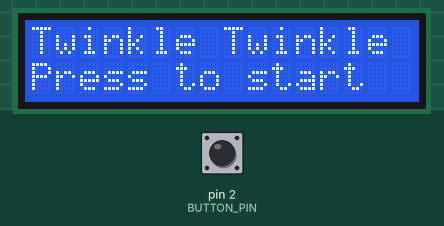
Bench run of a sketch on a simulated Arduino Uno, built with avr-gcc and run on an emulated ATmega328P. On the bench: 16×2 character LCD. The inputs (shaded band) are chosen by the test bench; at power-on: pin 2 (BUTTON_PIN) HIGH. What the sketch prints to the serial monitor is not drawn.

Above: at 1.2 s.
1.3 s: pin 2 (BUTTON_PIN) pulled LOW for 0.15 s
At 2.4 s:
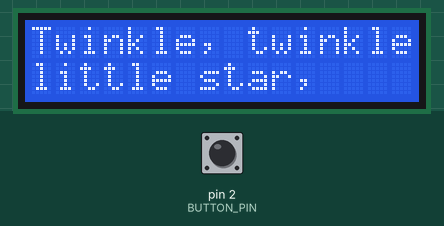
At 6.6 s:
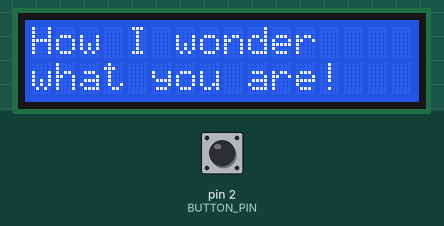
Timing chart, 0 to 8.1 s (numbered marks = the images above; inputs shaded):
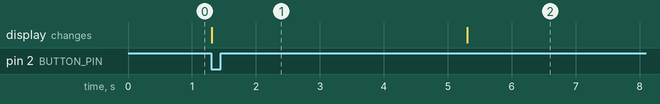

Measured:
- after the input at 1.3 s, the display: changes at once (image 1)

The sketch:

lyrics_timed.ino
```cpp
// Retro Lyrics Display v1 - "Twinkle, Twinkle, Little Star"
// Press the button at the same moment the singing starts.

#include <LiquidCrystal.h>

// ----- Wiring -----
// LCD: RS=7, E=8, D4=9, D5=10, D6=11, D7=12
LiquidCrystal lcd(7, 8, 9, 10, 11, 12);
const int BUTTON_PIN = 2;  // other button leg goes to GND

// ----- Lyrics -----
// Each entry is one screen: a top row + a bottom row (16 characters max each)
const int LINE_COUNT = 6;

const char* topRow[LINE_COUNT] = {
  "Twinkle, twinkle",
  "How I wonder",
  "Up above the",
  "Like a diamond",
  "Twinkle, twinkle",
  "How I wonder"
};

const char* bottomRow[LINE_COUNT] = {
  "little star,",
  "what you are!",
  "world so high,",
  "in the sky.",
  "little star,",
  "what you are!"
};

// When each screen appears, in milliseconds after you press the button.
// 4000 ms per line is about 120 beats per minute. Tweak to match your recording.
const unsigned long lineTimes[LINE_COUNT] = {
  0, 4000, 8000, 12000, 16000, 20000
};

const unsigned long END_TIME = 24000;  // when the end screen appears

// ----- State (the board's "memory" between loops) -----
bool playing = false;         // is the song running right now?
unsigned long startTime = 0;  // millis() value when you pressed the button
int nextLine = 0;             // which screen comes next

// Helper: clear the LCD and show two rows of text
void showScreen(const char* top, const char* bottom) {
  lcd.clear();
  lcd.setCursor(0, 0);
  lcd.print(top);
  lcd.setCursor(0, 1);
  lcd.print(bottom);
}

void setup() {
  lcd.begin(16, 2);
  pinMode(BUTTON_PIN, INPUT_PULLUP);
  Serial.begin(9600);
  showScreen("Twinkle Twinkle", "Press to start");
}

void loop() {
  // 1. Not playing yet? Wait for a button press.
  if (!playing) {
    if (digitalRead(BUTTON_PIN) == LOW) {
      playing = true;
      startTime = millis();
      nextLine = 0;
      Serial.println("Started!");
    }
    return;  // end this pass of loop(); check again next pass
  }

  // 2. Playing: how long since the button press?
  unsigned long elapsed = millis() - startTime;

  // 3. Is it time for the next screen?
  if (nextLine < LINE_COUNT && elapsed >= lineTimes[nextLine]) {
    showScreen(topRow[nextLine], bottomRow[nextLine]);
    Serial.print("Line ");
    Serial.print(nextLine + 1);
    Serial.print(" at ");
    Serial.print(elapsed);
    Serial.println(" ms");
    nextLine++;
  }

  // 4. Song over? Show the end screen and get ready to replay.
  if (nextLine == LINE_COUNT && elapsed >= END_TIME) {
    showScreen("   ~ fin ~", "Press to replay");
    playing = false;
    delay(500);  // short pause so a held button doesn't restart it instantly
  }
}
```
